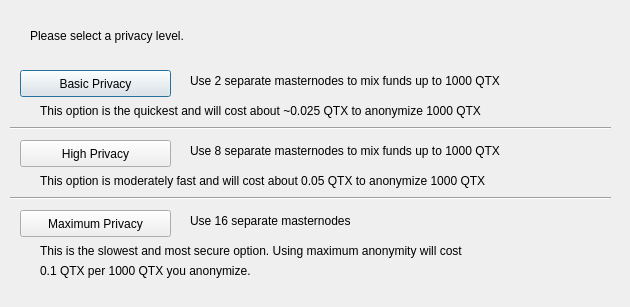
<?xml version="1.0" encoding="UTF-8"?>
<ui version="4.0">
 <class>DarksendConfig</class>
 <widget class="QDialog" name="DarksendConfig">
  <property name="geometry">
   <rect>
    <x>0</x>
    <y>0</y>
    <width>630</width>
    <height>307</height>
   </rect>
  </property>
  <property name="windowTitle">
   <string>Configure PrivateSend</string>
  </property>
  <widget class="QPushButton" name="buttonBasic">
   <property name="geometry">
    <rect>
     <x>20</x>
     <y>70</y>
     <width>151</width>
     <height>27</height>
    </rect>
   </property>
   <property name="text">
    <string>Basic Privacy</string>
   </property>
  </widget>
  <widget class="QPushButton" name="buttonHigh">
   <property name="geometry">
    <rect>
     <x>20</x>
     <y>140</y>
     <width>151</width>
     <height>27</height>
    </rect>
   </property>
   <property name="text">
    <string>High Privacy</string>
   </property>
  </widget>
  <widget class="QPushButton" name="buttonMax">
   <property name="geometry">
    <rect>
     <x>20</x>
     <y>210</y>
     <width>151</width>
     <height>27</height>
    </rect>
   </property>
   <property name="text">
    <string>Maximum Privacy</string>
   </property>
  </widget>
  <widget class="QLabel" name="label">
   <property name="geometry">
    <rect>
     <x>30</x>
     <y>20</y>
     <width>571</width>
     <height>31</height>
    </rect>
   </property>
   <property name="text">
    <string>Please select a privacy level.</string>
   </property>
  </widget>
  <widget class="QLabel" name="label_2">
   <property name="geometry">
    <rect>
     <x>190</x>
     <y>70</y>
     <width>421</width>
     <height>21</height>
    </rect>
   </property>
   <property name="text">
    <string>Use 2 separate masternodes to mix funds up to 1000 QTX</string>
   </property>
  </widget>
  <widget class="QLabel" name="label_3">
   <property name="geometry">
    <rect>
     <x>190</x>
     <y>140</y>
     <width>411</width>
     <height>21</height>
    </rect>
   </property>
   <property name="text">
    <string>Use 8 separate masternodes to mix funds up to 1000 QTX</string>
   </property>
  </widget>
  <widget class="QLabel" name="label_4">
   <property name="geometry">
    <rect>
     <x>190</x>
     <y>210</y>
     <width>421</width>
     <height>21</height>
    </rect>
   </property>
   <property name="text">
    <string>Use 16 separate masternodes</string>
   </property>
  </widget>
  <widget class="QLabel" name="label_6">
   <property name="geometry">
    <rect>
     <x>40</x>
     <y>100</y>
     <width>561</width>
     <height>21</height>
    </rect>
   </property>
   <property name="text">
    <string>This option is the quickest and will cost about ~0.025 QTX to anonymize 1000 QTX</string>
   </property>
  </widget>
  <widget class="QLabel" name="label_7">
   <property name="geometry">
    <rect>
     <x>40</x>
     <y>170</y>
     <width>561</width>
     <height>21</height>
    </rect>
   </property>
   <property name="text">
    <string>This option is moderately fast and will cost about 0.05 QTX to anonymize 1000 QTX</string>
   </property>
  </widget>
  <widget class="QLabel" name="label_8">
   <property name="geometry">
    <rect>
     <x>40</x>
     <y>240</y>
     <width>561</width>
     <height>21</height>
    </rect>
   </property>
   <property name="text">
    <string>This is the slowest and most secure option. Using maximum anonymity will cost</string>
   </property>
  </widget>
  <widget class="QLabel" name="label_9">
   <property name="geometry">
    <rect>
     <x>40</x>
     <y>260</y>
     <width>561</width>
     <height>21</height>
    </rect>
   </property>
   <property name="text">
    <string>0.1 QTX per 1000 QTX you anonymize.</string>
   </property>
  </widget>
  <widget class="Line" name="line">
   <property name="geometry">
    <rect>
     <x>10</x>
     <y>120</y>
     <width>601</width>
     <height>16</height>
    </rect>
   </property>
   <property name="orientation">
    <enum>Qt::Horizontal</enum>
   </property>
  </widget>
  <widget class="Line" name="line_2">
   <property name="geometry">
    <rect>
     <x>10</x>
     <y>190</y>
     <width>601</width>
     <height>16</height>
    </rect>
   </property>
   <property name="orientation">
    <enum>Qt::Horizontal</enum>
   </property>
  </widget>
 </widget>
 <resources/>
 <connections/>
</ui>
